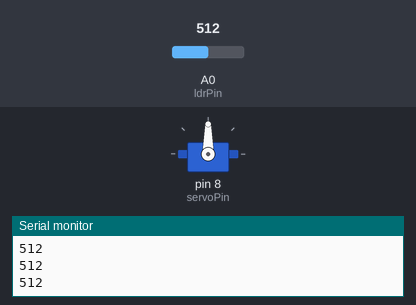
Recording of a sketch running on a simulated Arduino Uno, built with avr-gcc and run on an emulated ATmega328P. Parts: servo, the last lines printed to the serial monitor. The inputs (shaded band) are chosen by the test bench; at power-on: A0 (ldrPin) = 512.

Above: at 1.05 s.
1.3 s: A0 (ldrPin) set to 794
4.3 s: A0 (ldrPin) set to 817
At 4.6 s:
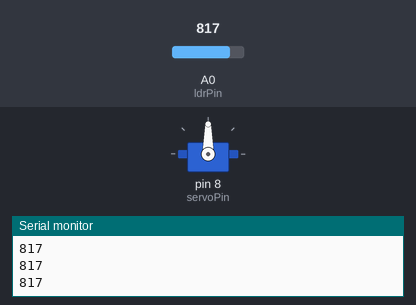
5.8 s: A0 (ldrPin) set to 800
At 6.0 s:
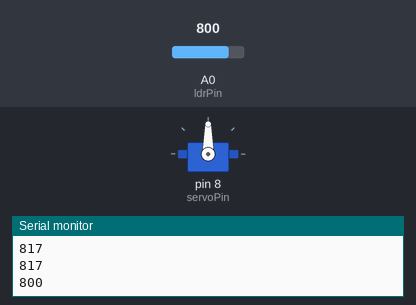
8.8 s: A0 (ldrPin) set to 820
Timing chart, 0 to 11.3 s (numbered marks = the images above; inputs shaded):
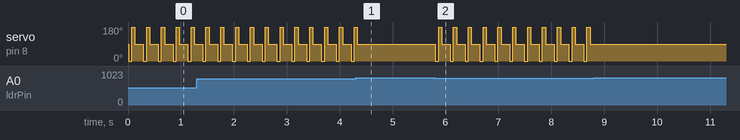

The sketch:

dinosaurvscoderun.ino
```cpp
#include <Servo.h>

Servo myServo;
int ldrPin = A0;
int servoPin = 8;
int light;
int pos;

void setup(){
    Serial.begin(9600);
    pinMode(ldrPin, INPUT);
    myServo.attach(servoPin);


}

void loop(){
    delay(10);
    light = analogRead(ldrPin);
    Serial.println(light);
    if (light < 810){
        myServo.write(0);
        delay(60);
        myServo.write(180);
        delay(60);
        myServo.write(90);
        delay(150);

    }
    else{
        myServo.write(90);

    }
}
```

Measured:
- after the input at 4.3 s, servo on pin 8 (servoPin): goes on until 4.3 s, then stays 90°
- after the input at 5.8 s, servo on pin 8 (servoPin): 90° → 0° at once, then repeats every 0.28 s: 180° 0.06 s, 90° 0.16 s, 0° 0.06 s
- after the input at 8.8 s, servo on pin 8 (servoPin): stops changing and stays 90°
- by itself, servo on pin 8 (servoPin): repeats every 0.28 s: 180° 0.06 s, 90° 0.16 s, 0° 0.06 s
